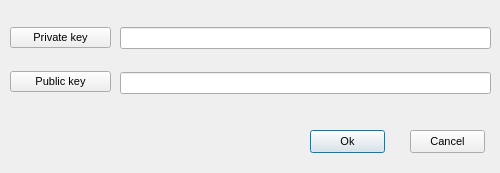
<?xml version="1.0" encoding="UTF-8"?>
<ui version="4.0">
 <class>save_keys_dialog</class>
 <widget class="QDialog" name="save_keys_dialog">
  <property name="geometry">
   <rect>
    <x>0</x>
    <y>0</y>
    <width>500</width>
    <height>173</height>
   </rect>
  </property>
  <property name="font">
   <font>
    <pointsize>8</pointsize>
   </font>
  </property>
  <property name="windowTitle">
   <string>Save keys</string>
  </property>
  <widget class="QWidget" name="verticalLayoutWidget">
   <property name="geometry">
    <rect>
     <x>10</x>
     <y>10</y>
     <width>101</width>
     <height>101</height>
    </rect>
   </property>
   <layout class="QVBoxLayout" name="verticalLayout_3">
    <item>
     <widget class="QPushButton" name="private_key_button">
      <property name="text">
       <string>Private key</string>
      </property>
     </widget>
    </item>
    <item>
     <widget class="QPushButton" name="public_key_button">
      <property name="text">
       <string>Public key</string>
      </property>
     </widget>
    </item>
   </layout>
  </widget>
  <widget class="QWidget" name="verticalLayoutWidget_2">
   <property name="geometry">
    <rect>
     <x>120</x>
     <y>10</y>
     <width>371</width>
     <height>101</height>
    </rect>
   </property>
   <layout class="QVBoxLayout" name="verticalLayout_4">
    <item>
     <widget class="QLineEdit" name="private_key_line_edit"/>
    </item>
    <item>
     <widget class="QLineEdit" name="public_key_line_edit"/>
    </item>
   </layout>
  </widget>
  <widget class="QPushButton" name="ok_button">
   <property name="geometry">
    <rect>
     <x>310</x>
     <y>130</y>
     <width>75</width>
     <height>23</height>
    </rect>
   </property>
   <property name="contextMenuPolicy">
    <enum>Qt::CustomContextMenu</enum>
   </property>
   <property name="text">
    <string>Ok</string>
   </property>
   <property name="default">
    <bool>true</bool>
   </property>
  </widget>
  <widget class="QPushButton" name="cancel_button">
   <property name="geometry">
    <rect>
     <x>410</x>
     <y>130</y>
     <width>75</width>
     <height>23</height>
    </rect>
   </property>
   <property name="text">
    <string>Cancel</string>
   </property>
  </widget>
  <zorder>verticalLayoutWidget</zorder>
  <zorder>verticalLayoutWidget_2</zorder>
  <zorder>cancel_button</zorder>
  <zorder>ok_button</zorder>
 </widget>
 <resources/>
 <connections/>
</ui>
